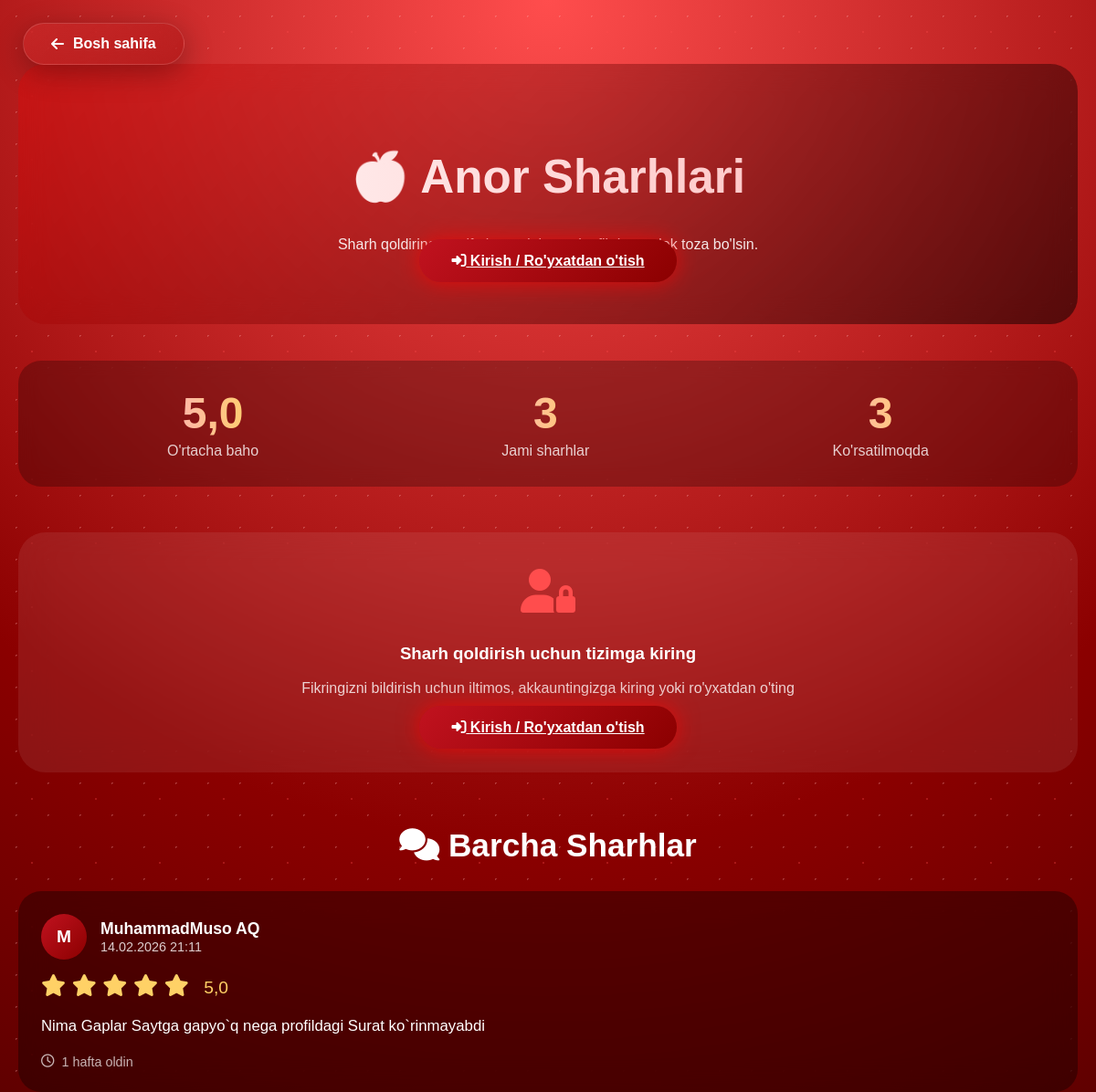
The page /reviews/ (upper part) on the database as committed earlier.
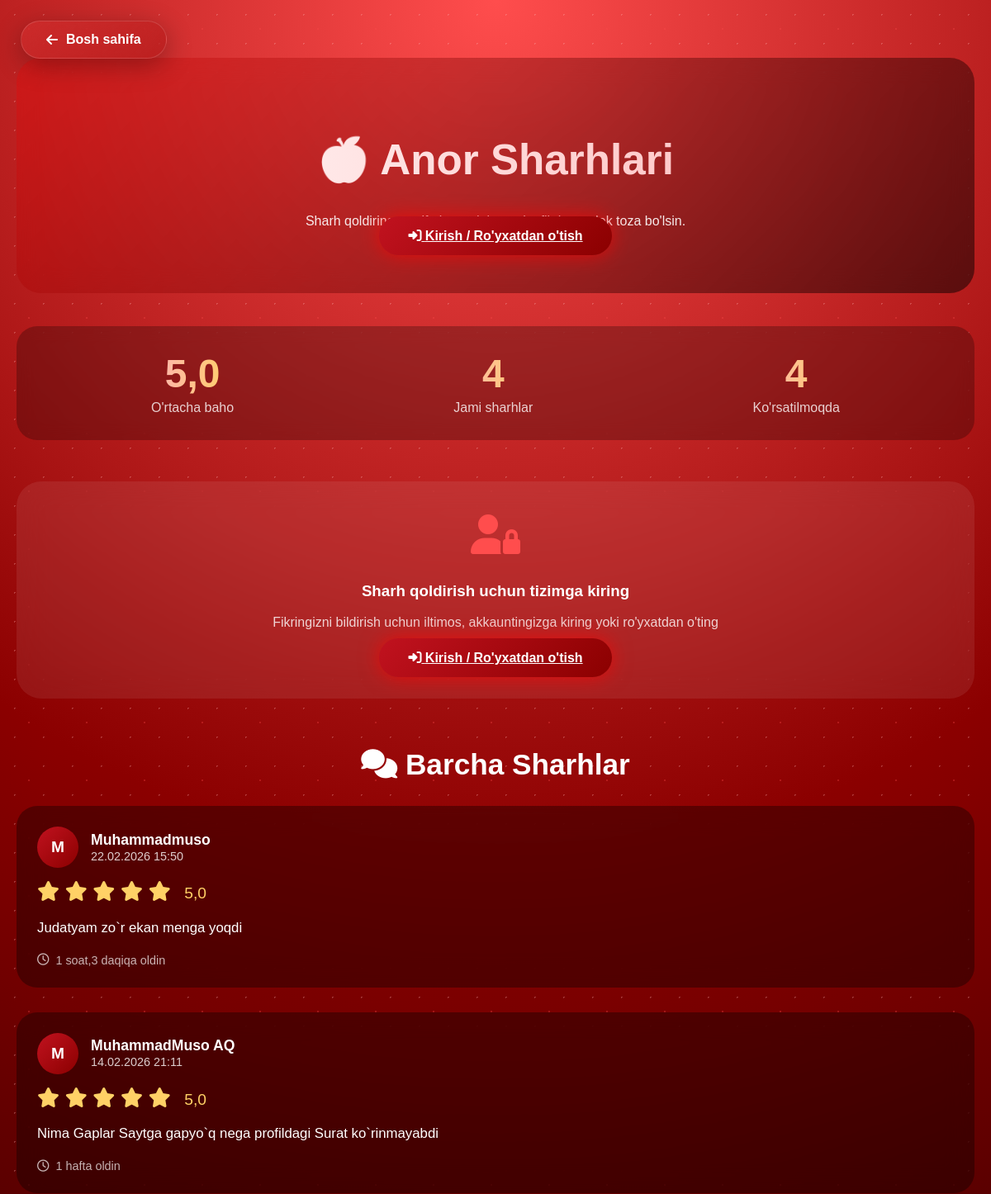
The same page on the database as committed later.
### app/models.py (models this page shows, shortened)
class Review(models.Model):
    user = models.ForeignKey(User, on_delete=models.CASCADE, related_name='reviews')
    rating = models.FloatField(verbose_name="Baholash (1-5)", validators=[MinValueValidator(1), MaxValueValidator(5)])
    comment = models.TextField(verbose_name="Sharh", blank=True)
    created_at = models.DateTimeField(auto_now_add=True)
    updated_at = models.DateTimeField(auto_now=True)
    is_active = models.BooleanField(default=True, verbose_name="Faolmi?")
    class Meta:
        ordering = ['-created_at']
        verbose_name = "Sharh"
        verbose_name_plural = "Sharhlar"

### app/views.py (the view)
# urls.py: path('reviews/', reviews_list, name='reviews_list'),
def reviews_list(request):
    reviews = Review.objects.filter(is_active=True).select_related('user').order_by('-created_at')
    stats = Review.objects.filter(is_active=True).aggregate(
        total=Count('id'),
        average=Avg('rating'),
        five_star=Count('id', filter=Q(rating=5)),
        four_star=Count('id', filter=Q(rating__gte=4, rating__lt=5)),
        three_star=Count('id', filter=Q(rating__gte=3, rating__lt=4)),
        two_star=Count('id', filter=Q(rating__gte=2, rating__lt=3)),
        one_star=Count('id', filter=Q(rating__gte=1, rating__lt=2))
    )
    user_review = None
    if request.user.is_authenticated:
        user_review = Review.objects.filter(user=request.user, is_active=True).first()
    form = ReviewForm()
    context = {
        'reviews': reviews,
        'stats': stats,
        'user_review': user_review,
        'form': form,
    }
    return render(request, 'app/reviews.html', context)

### app/templates/app/reviews.html (shortened to what the changed rows need)
<!DOCTYPE html>
<html lang="uz">
<head>
<link rel="stylesheet" href="https://cdnjs.cloudflare.com/ajax/libs/font-awesome/6.5.0/css/all.min.css">
</head>
<body>
<div class="container">
    <div class="header">
        <h1>🍎 Anor Sharhlari</h1>
    </div>
    <div class="stats-section">
        <div class="stat-box">
            <div class="stat-number">{{ stats.total|default:0 }}</div>
            <div class="stat-label">Jami sharhlar</div>
        </div>
        <div class="stat-box">
            <div class="stat-number">{{ reviews.count }}</div>
            <div class="stat-label">Ko'rsatilmoqda</div>
        </div>
    </div>
    <h2 style="text-align: center; margin: 60px 0 30px; font-size: 2.2rem;">
        <i class="fas fa-comments"></i> Barcha Sharhlar
    </h2>
    {% if reviews %}
        {% for review in reviews %}
            <div class="review">
                <div class="user-info">
                    <div class="user-avatar">
                        {{ review.user.username|first|upper }}
                    </div>
                    <div class="user-details">
                        <h4>
                            {% if review.user.first_name or review.user.last_name %}
                                {{ review.user.first_name }} {{ review.user.last_name }}
                            {% else %}
                                {{ review.user.username }}
                            {% endif %}
                        </h4>
                        <span>{{ review.created_at|date:"d.m.Y H:i" }}</span>
                    </div>
                </div>
                <div class="review-rating">
                    {% with rating=review.rating %}
                        {% for i in "12345" %}
                            {% if i|add:"0" <= rating %}
                                <i class="fas fa-star"></i>
                            {% elif i|add:"-0.5" <= rating %}
                                <i class="fas fa-star-half-alt"></i>
                            {% else %}
                                <i class="far fa-star"></i>
                            {% endif %}
                        {% endfor %}
                    {% endwith %}
                    <span style="margin-left: 10px; font-size: 1.2rem;">{{ review.rating }}</span>
                </div>
                <div class="review-content">
                    {{ review.comment|linebreaks }}
                </div>
                <div class="review-date">
                    <i class="far fa-clock"></i>
                    {{ review.created_at|timesince }} oldin
                </div>
            </div>
        {% endfor %}
    {% else %}
        <div class="empty-state">
            <i class="far fa-comment-dots"></i>
            <h3>Hozircha sharhlar yo'q</h3>
            <p>Birinchi sharh qoldiruvchi siz bo'ling!</p>
        </div>
    {% endif %}
</div>
</body>
</html>

Rows that differ between the two databases and show on the page:
added Review: user.username|first "M", user.username "Muhammadmuso", created_at "22.02.2026 15:50", rating "5,0", comment "Judatyam zo`r ekan menga yoqdi", created_at "1 soat,3 daqiqa"
Other text that changed with them:
{{ stats.total|default:0 }}: "3" → "4"
{{ reviews.count }}: "3" → "4"
